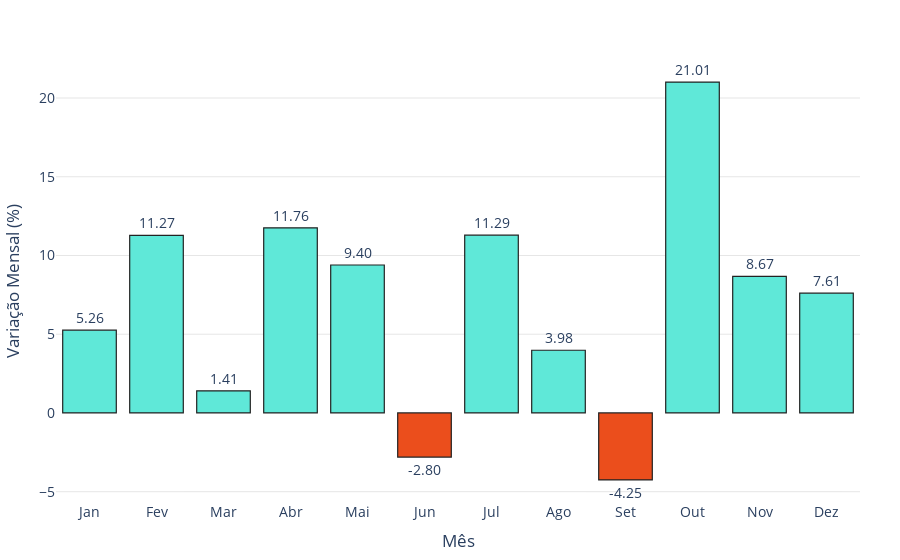

Notebook source saved alongside this figure:
### Code cell
resultadoMensal = pd.pivot_table(
    ativo, values="Resultado%", index="No.Mes", columns=[], aggfunc="mean"
)

getAnaliseMensal(resultadoMensal)

### Figure 1 — Plotly figure (JSON) as saved in the notebook; plotly's stock layout.template omitted (floating-point values rounded to 4 significant figures)
{"data": [{"marker": {"color": ["#5FE8D8", "#5FE8D8", "#5FE8D8", "#5FE8D8", "#5FE8D8", "#EB4E1C", "#5FE8D8", "#5FE8D8", "#EB4E1C", "#5FE8D8", "#5FE8D8", "#5FE8D8"], "line": {"color": "#222", "width": 1.2}}, "text": ["5.26", "11.27", "1.41", "11.76", "9.40", "-2.80", "11.29", "3.98", "-4.25", "21.01", "8.67", "7.61"], "textposition": "outside", "type": "bar", "x": ["01", "02", "03", "04", "05", "06", "07", "08", "09", "10", "11", "12"], "y": [5.258, 11.27, 1.407, 11.76, 9.397, -2.798, 11.29, 3.984, -4.25, 21.01, 8.671, 7.606]}], "layout": {"font": {"size": 14}, "margin": {"b": 40, "l": 40, "r": 40, "t": 60}, "plot_bgcolor": "white", "title": {"font": {"color": "#222", "family": "Arial", "size": 20}, "x": 0.5}, "xaxis": {"tickmode": "array", "ticktext": ["Jan", "Fev", "Mar", "Abr", "Mai", "Jun", "Jul", "Ago", "Set", "Out", "Nov", "Dez"], "tickvals": ["01", "02", "03", "04", "05", "06", "07", "08", "09", "10", "11", "12"], "title": {"text": "Mês"}}, "yaxis": {"gridcolor": "rgba(0,0,0,0.1)", "range": [-5, null], "showgrid": true, "title": {"text": "Variação Mensal (%)"}}}}
